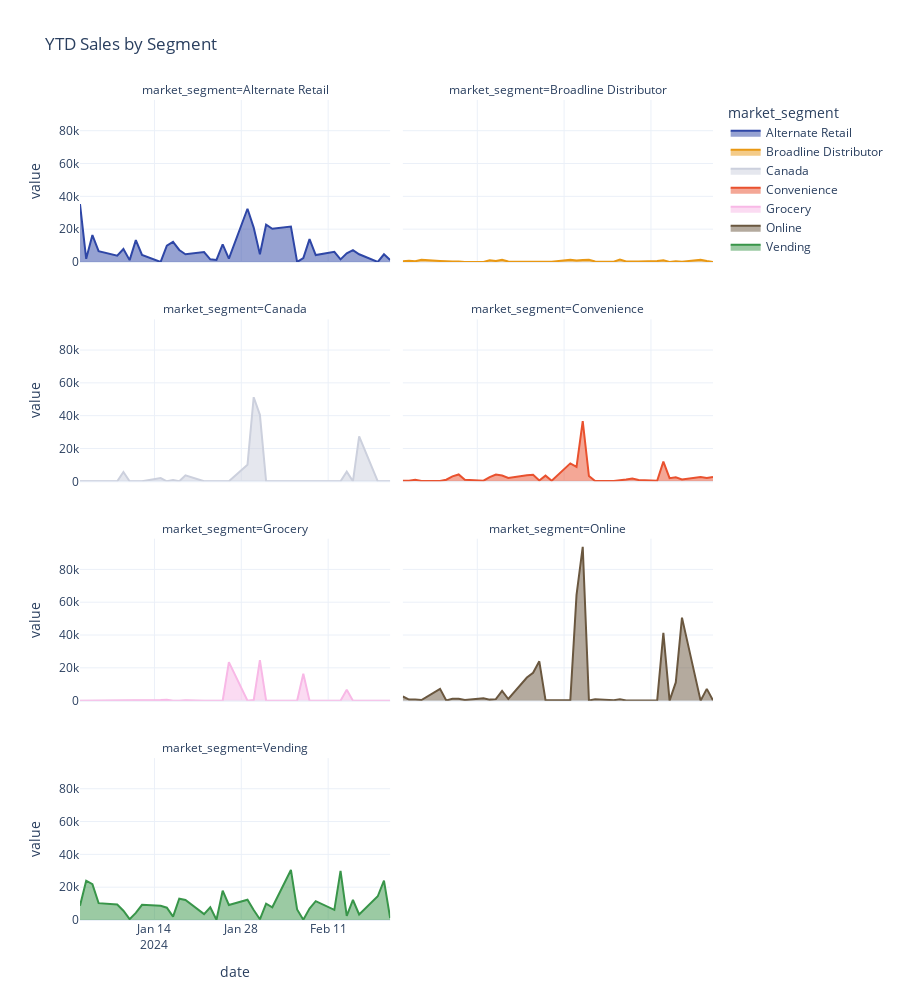

Notebook code cell kept with this figure:
### Code cell
df = all_sales.groupby([all_sales.date,'market_segment']).usd.sum().reset_index().set_index('date')
df = df[df.index>'2023-12-31'].pivot(columns='market_segment', values='usd')

fig = px.area(df,
              color='market_segment',
              color_discrete_map=market_segment_color, 
              facet_col="market_segment",facet_col_wrap=2, 
              height=1000,
              template = 'plotly_white',
              title='YTD Sales by Segment'
             )
fig.update_traces(fill='tonexty')
fig.show()

### Figure 1 — Plotly figure (JSON) as saved in the notebook; plotly's stock layout.template omitted (floating-point values rounded to 4 significant figures)
{"data": [{"fill": "tonexty", "fillpattern": {"shape": ""}, "hovertemplate": "market_segment=Alternate Retail<br>date=%{x}<br>value=%{y}<extra></extra>", "legendgroup": "Alternate Retail", "line": {"color": "rgb(46,70,166)"}, "marker": {"symbol": "circle"}, "mode": "lines", "name": "Alternate Retail", "orientation": "v", "showlegend": true, "stackgroup": "1", "type": "scatter", "x": ["2024-01-02T00:00:00", "2024-01-03T00:00:00", "2024-01-04T00:00:00", "2024-01-05T00:00:00", "2024-01-08T00:00:00", "2024-01-09T00:00:00", "2024-01-10T00:00:00", "2024-01-11T00:00:00", "2024-01-12T00:00:00", "2024-01-15T00:00:00", "2024-01-16T00:00:00", "2024-01-17T00:00:00", "2024-01-18T00:00:00", "2024-01-19T00:00:00", "2024-01-22T00:00:00", "2024-01-23T00:00:00", "2024-01-24T00:00:00", "2024-01-25T00:00:00", "2024-01-26T00:00:00", "2024-01-29T00:00:00", "2024-01-30T00:00:00", "2024-01-31T00:00:00", "2024-02-01T00:00:00", "2024-02-02T00:00:00", "2024-02-05T00:00:00", "2024-02-06T00:00:00", "2024-02-07T00:00:00", "2024-02-08T00:00:00", "2024-02-09T00:00:00", "2024-02-12T00:00:00", "2024-02-13T00:00:00", "2024-02-14T00:00:00", "2024-02-15T00:00:00", "2024-02-16T00:00:00", "2024-02-19T00:00:00", "2024-02-20T00:00:00", "2024-02-21T00:00:00"], "xaxis": "x7", "y": [35250.0, 1893.0, 16370.0, 6565.0, 3812.0, 7896, 1107.0, 13270.0, 4269.0, null, 9905.0, 12230.0, 7305.0, 4713.0, 6072.0, 1586.0, 1244.0, 10690.0, 1983.0, 32430, 20930.0, 4730.0, 22720.0, 20240.0, 21570.0, null, 2342.0, 13940.0, 4230, 6204, 1560.0, 5226.0, 7254.0, 4697.0, null, 4686.0, 1128], "yaxis": "y7"}, {"fill": "tonexty", "fillpattern": {"shape": ""}, "hovertemplate": "market_segment=Broadline Distributor<br>date=%{x}<br>value=%{y}<extra></extra>", "legendgroup": "Broadline Distributor", "line": {"color": "rgb(233,152,19)"}, "marker": {"symbol": "circle"}, "mode": "lines", "name": "Broadline Distributor", "orientation": "v", "showlegend": true, "stackgroup": "1", "type": "scatter", "x": ["2024-01-02T00:00:00", "2024-01-03T00:00:00", "2024-01-04T00:00:00", "2024-01-05T00:00:00", "2024-01-08T00:00:00", "2024-01-09T00:00:00", "2024-01-10T00:00:00", "2024-01-11T00:00:00", "2024-01-12T00:00:00", "2024-01-15T00:00:00", "2024-01-16T00:00:00", "2024-01-17T00:00:00", "2024-01-18T00:00:00", "2024-01-19T00:00:00", "2024-01-22T00:00:00", "2024-01-23T00:00:00", "2024-01-24T00:00:00", "2024-01-25T00:00:00", "2024-01-26T00:00:00", "2024-01-29T00:00:00", "2024-01-30T00:00:00", "2024-01-31T00:00:00", "2024-02-01T00:00:00", "2024-02-02T00:00:00", "2024-02-05T00:00:00", "2024-02-06T00:00:00", "2024-02-07T00:00:00", "2024-02-08T00:00:00", "2024-02-09T00:00:00", "2024-02-12T00:00:00", "2024-02-13T00:00:00", "2024-02-14T00:00:00", "2024-02-15T00:00:00", "2024-02-16T00:00:00", "2024-02-19T00:00:00", "2024-02-20T00:00:00", "2024-02-21T00:00:00"], "xaxis": "x8", "y": [453.1, 739.8, 423, 1377.0, 624.2, 226.5, 282, 342.2, null, null, 966.3, 564, 1269, 256.6, 256.6, 282, 508.5, 564, 141, 1410, 877.6, 1244.0, 1377.0, 282, 171.1, 1440.0, 282, 282, 226.5, 538.6, 1052.0, null, 453.1, 171.1, 1385.0, 556.0, null], "yaxis": "y8"}, {"fill": "tonexty", "fillpattern": {"shape": ""}, "hovertemplate": "market_segment=Canada<br>date=%{x}<br>value=%{y}<extra></extra>", "legendgroup": "Canada", "line": {"color": "rgb(204,208,221)"}, "marker": {"symbol": "circle"}, "mode": "lines", "name": "Canada", "orientation": "v", "showlegend": true, "stackgroup": "1", "type": "scatter", "x": ["2024-01-02T00:00:00", "2024-01-03T00:00:00", "2024-01-04T00:00:00", "2024-01-05T00:00:00", "2024-01-08T00:00:00", "2024-01-09T00:00:00", "2024-01-10T00:00:00", "2024-01-11T00:00:00", "2024-01-12T00:00:00", "2024-01-15T00:00:00", "2024-01-16T00:00:00", "2024-01-17T00:00:00", "2024-01-18T00:00:00", "2024-01-19T00:00:00", "2024-01-22T00:00:00", "2024-01-23T00:00:00", "2024-01-24T00:00:00", "2024-01-25T00:00:00", "2024-01-26T00:00:00", "2024-01-29T00:00:00", "2024-01-30T00:00:00", "2024-01-31T00:00:00", "2024-02-01T00:00:00", "2024-02-02T00:00:00", "2024-02-05T00:00:00", "2024-02-06T00:00:00", "2024-02-07T00:00:00", "2024-02-08T00:00:00", "2024-02-09T00:00:00", "2024-02-12T00:00:00", "2024-02-13T00:00:00", "2024-02-14T00:00:00", "2024-02-15T00:00:00", "2024-02-16T00:00:00", "2024-02-19T00:00:00", "2024-02-20T00:00:00", "2024-02-21T00:00:00"], "xaxis": "x5", "y": [null, null, null, null, null, 5637.0, null, null, 55.84, 2009.0, null, 723.7, null, 3610.0, null, null, null, null, null, 10059, 51250.0, 40510.0, null, null, null, null, null, null, null, null, null, 5866.0, null, 27340.0, null, null, null], "yaxis": "y5"}, {"fill": "tonexty", "fillpattern": {"shape": ""}, "hovertemplate": "market_segment=Convenience<br>date=%{x}<br>value=%{y}<extra></extra>", "legendgroup": "Convenience", "line": {"color": "rgb(233,81,46)"}, "marker": {"symbol": "circle"}, "mode": "lines", "name": "Convenience", "orientation": "v", "showlegend": true, "stackgroup": "1", "type": "scatter", "x": ["2024-01-02T00:00:00", "2024-01-03T00:00:00", "2024-01-04T00:00:00", "2024-01-05T00:00:00", "2024-01-08T00:00:00", "2024-01-09T00:00:00", "2024-01-10T00:00:00", "2024-01-11T00:00:00", "2024-01-12T00:00:00", "2024-01-15T00:00:00", "2024-01-16T00:00:00", "2024-01-17T00:00:00", "2024-01-18T00:00:00", "2024-01-19T00:00:00", "2024-01-22T00:00:00", "2024-01-23T00:00:00", "2024-01-24T00:00:00", "2024-01-25T00:00:00", "2024-01-26T00:00:00", "2024-01-29T00:00:00", "2024-01-30T00:00:00", "2024-01-31T00:00:00", "2024-02-01T00:00:00", "2024-02-02T00:00:00", "2024-02-05T00:00:00", "2024-02-06T00:00:00", "2024-02-07T00:00:00", "2024-02-08T00:00:00", "2024-02-09T00:00:00", "2024-02-12T00:00:00", "2024-02-13T00:00:00", "2024-02-14T00:00:00", "2024-02-15T00:00:00", "2024-02-16T00:00:00", "2024-02-19T00:00:00", "2024-02-20T00:00:00", "2024-02-21T00:00:00"], "xaxis": "x6", "y": [367.5, 397.6, 906.2, 141, 171.1, 966.3, 3035.0, 4173.0, 936.2, 367.5, 2547.0, 4154.0, 3518.0, 2090.0, 3727.0, 4032.0, 538.6, 3463.0, 342.2, 10940.0, 8785.0, 36690.0, 3196.0, 141, 171.1, 453.1, 1052.0, 1762.0, 739.8, 367.5, 11980.0, 1903.0, 2446.0, 1137.0, 2557.0, 2044.0, 2679], "yaxis": "y6"}, {"fill": "tonexty", "fillpattern": {"shape": ""}, "hovertemplate": "market_segment=Grocery<br>date=%{x}<br>value=%{y}<extra></extra>", "legendgroup": "Grocery", "line": {"color": "rgb(248,184,230)"}, "marker": {"symbol": "circle"}, "mode": "lines", "name": "Grocery", "orientation": "v", "showlegend": true, "stackgroup": "1", "type": "scatter", "x": ["2024-01-02T00:00:00", "2024-01-03T00:00:00", "2024-01-04T00:00:00", "2024-01-05T00:00:00", "2024-01-08T00:00:00", "2024-01-09T00:00:00", "2024-01-10T00:00:00", "2024-01-11T00:00:00", "2024-01-12T00:00:00", "2024-01-15T00:00:00", "2024-01-16T00:00:00", "2024-01-17T00:00:00", "2024-01-18T00:00:00", "2024-01-19T00:00:00", "2024-01-22T00:00:00", "2024-01-23T00:00:00", "2024-01-24T00:00:00", "2024-01-25T00:00:00", "2024-01-26T00:00:00", "2024-01-29T00:00:00", "2024-01-30T00:00:00", "2024-01-31T00:00:00", "2024-02-01T00:00:00", "2024-02-02T00:00:00", "2024-02-05T00:00:00", "2024-02-06T00:00:00", "2024-02-07T00:00:00", "2024-02-08T00:00:00", "2024-02-09T00:00:00", "2024-02-12T00:00:00", "2024-02-13T00:00:00", "2024-02-14T00:00:00", "2024-02-15T00:00:00", "2024-02-16T00:00:00", "2024-02-19T00:00:00", "2024-02-20T00:00:00", "2024-02-21T00:00:00"], "xaxis": "x3", "y": [null, null, 85.54, null, null, null, null, null, null, 342.2, 513.2, null, null, 256.6, null, null, null, null, 23500.0, null, 342.2, 24730.0, 119.8, null, null, null, 16420.0, null, null, null, null, 6600.0, null, null, 85.54, null, null], "yaxis": "y3"}, {"fill": "tonexty", "fillpattern": {"shape": ""}, "hovertemplate": "market_segment=Online<br>date=%{x}<br>value=%{y}<extra></extra>", "legendgroup": "Online", "line": {"color": "rgb(106,87,63)"}, "marker": {"symbol": "circle"}, "mode": "lines", "name": "Online", "orientation": "v", "showlegend": true, "stackgroup": "1", "type": "scatter", "x": ["2024-01-02T00:00:00", "2024-01-03T00:00:00", "2024-01-04T00:00:00", "2024-01-05T00:00:00", "2024-01-08T00:00:00", "2024-01-09T00:00:00", "2024-01-10T00:00:00", "2024-01-11T00:00:00", "2024-01-12T00:00:00", "2024-01-15T00:00:00", "2024-01-16T00:00:00", "2024-01-17T00:00:00", "2024-01-18T00:00:00", "2024-01-19T00:00:00", "2024-01-22T00:00:00", "2024-01-23T00:00:00", "2024-01-24T00:00:00", "2024-01-25T00:00:00", "2024-01-26T00:00:00", "2024-01-29T00:00:00", "2024-01-30T00:00:00", "2024-01-31T00:00:00", "2024-02-01T00:00:00", "2024-02-02T00:00:00", "2024-02-05T00:00:00", "2024-02-06T00:00:00", "2024-02-07T00:00:00", "2024-02-08T00:00:00", "2024-02-09T00:00:00", "2024-02-12T00:00:00", "2024-02-13T00:00:00", "2024-02-14T00:00:00", "2024-02-15T00:00:00", "2024-02-16T00:00:00", "2024-02-19T00:00:00", "2024-02-20T00:00:00", "2024-02-21T00:00:00"], "xaxis": "x4", "y": [2537.0, 629.8, 664.8, 384.9, 7180.0, 121.4, 1122.0, 1155.0, 349.9, 1400.0, 629.8, 909.7, 5975.0, 1007.0, 14070.0, 17010.0, 23990.0, 291.9, 256.9, 322.9, 64410.0, 93770.0, 111.0, 806.1, 281.9, 800.0, 142.0, 73.98, null, 69.97, 41270.0, null, 11100.0, 50590.0, null, 7170.0, 222.6], "yaxis": "y4"}, {"fill": "tonexty", "fillpattern": {"shape": ""}, "hovertemplate": "market_segment=Vending<br>date=%{x}<br>value=%{y}<extra></extra>", "legendgroup": "Vending", "line": {"color": "rgb(56,149,73)"}, "marker": {"symbol": "circle"}, "mode": "lines", "name": "Vending", "orientation": "v", "showlegend": true, "stackgroup": "1", "type": "scatter", "x": ["2024-01-02T00:00:00", "2024-01-03T00:00:00", "2024-01-04T00:00:00", "2024-01-05T00:00:00", "2024-01-08T00:00:00", "2024-01-09T00:00:00", "2024-01-10T00:00:00", "2024-01-11T00:00:00", "2024-01-12T00:00:00", "2024-01-15T00:00:00", "2024-01-16T00:00:00", "2024-01-17T00:00:00", "2024-01-18T00:00:00", "2024-01-19T00:00:00", "2024-01-22T00:00:00", "2024-01-23T00:00:00", "2024-01-24T00:00:00", "2024-01-25T00:00:00", "2024-01-26T00:00:00", "2024-01-29T00:00:00", "2024-01-30T00:00:00", "2024-01-31T00:00:00", "2024-02-01T00:00:00", "2024-02-02T00:00:00", "2024-02-05T00:00:00", "2024-02-06T00:00:00", "2024-02-07T00:00:00", "2024-02-08T00:00:00", "2024-02-09T00:00:00", "2024-02-12T00:00:00", "2024-02-13T00:00:00", "2024-02-14T00:00:00", "2024-02-15T00:00:00", "2024-02-16T00:00:00", "2024-02-19T00:00:00", "2024-02-20T00:00:00", "2024-02-21T00:00:00"], "xaxis": "x", "y": [8720.0, 23940.0, 21790.0, 10270.0, 9440.0, 5659.0, 513.2, 4290.0, 9228.0, 8631.0, 7476.0, 2053.0, 13010.0, 12180.0, 3615.0, 7734.0, 141, 17840.0, 9149.0, 12370.0, 6047.0, 423, 9928.0, 7730.0, 30510.0, 6384.0, 171.1, 6953.0, 11450.0, 6186.0, 29980.0, 2568.0, 12190.0, 3389.0, 14460.0, 23970.0, 1214.0], "yaxis": "y"}], "layout": {"annotations": [{"font": {}, "showarrow": false, "text": "market_segment=Vending", "x": 0.245, "xanchor": "center", "xref": "paper", "y": 0.1975, "yanchor": "bottom", "yref": "paper"}, {"font": {}, "showarrow": false, "text": "market_segment=Grocery", "x": 0.245, "xanchor": "center", "xref": "paper", "y": 0.465, "yanchor": "bottom", "yref": "paper"}, {"font": {}, "showarrow": false, "text": "market_segment=Online", "x": 0.755, "xanchor": "center", "xref": "paper", "y": 0.465, "yanchor": "bottom", "yref": "paper"}, {"font": {}, "showarrow": false, "text": "market_segment=Canada", "x": 0.245, "xanchor": "center", "xref": "paper", "y": 0.7325, "yanchor": "bottom", "yref": "paper"}, {"font": {}, "showarrow": false, "text": "market_segment=Convenience", "x": 0.755, "xanchor": "center", "xref": "paper", "y": 0.7325, "yanchor": "bottom", "yref": "paper"}, {"font": {}, "showarrow": false, "text": "market_segment=Alternate Retail", "x": 0.245, "xanchor": "center", "xref": "paper", "y": 1, "yanchor": "bottom", "yref": "paper"}, {"font": {}, "showarrow": false, "text": "market_segment=Broadline Distributor", "x": 0.755, "xanchor": "center", "xref": "paper", "y": 1, "yanchor": "bottom", "yref": "paper"}], "height": 1000, "legend": {"title": {"text": "market_segment"}, "tracegroupgap": 0}, "title": {"text": "YTD Sales by Segment"}, "xaxis": {"anchor": "y", "domain": [0, 0.49], "title": {"text": "date"}}, "xaxis2": {"anchor": "y2", "domain": [0.51, 1], "matches": "x", "title": {"text": "date"}}, "xaxis3": {"anchor": "y3", "domain": [0, 0.49], "matches": "x", "showticklabels": false}, "xaxis4": {"anchor": "y4", "domain": [0.51, 1], "matches": "x", "showticklabels": false}, "xaxis5": {"anchor": "y5", "domain": [0, 0.49], "matches": "x", "showticklabels": false}, "xaxis6": {"anchor": "y6", "domain": [0.51, 1], "matches": "x", "showticklabels": false}, "xaxis7": {"anchor": "y7", "domain": [0, 0.49], "matches": "x", "showticklabels": false}, "xaxis8": {"anchor": "y8", "domain": [0.51, 1], "matches": "x", "showticklabels": false}, "yaxis": {"anchor": "x", "domain": [0, 0.1975], "title": {"text": "value"}}, "yaxis2": {"anchor": "x2", "domain": [0, 0.1975], "matches": "y", "showticklabels": false}, "yaxis3": {"anchor": "x3", "domain": [0.2675, 0.465], "matches": "y", "title": {"text": "value"}}, "yaxis4": {"anchor": "x4", "domain": [0.2675, 0.465], "matches": "y", "showticklabels": false}, "yaxis5": {"anchor": "x5", "domain": [0.535, 0.7325], "matches": "y", "title": {"text": "value"}}, "yaxis6": {"anchor": "x6", "domain": [0.535, 0.7325], "matches": "y", "showticklabels": false}, "yaxis7": {"anchor": "x7", "domain": [0.8025, 1], "matches": "y", "title": {"text": "value"}}, "yaxis8": {"anchor": "x8", "domain": [0.8025, 1], "matches": "y", "showticklabels": false}}}
